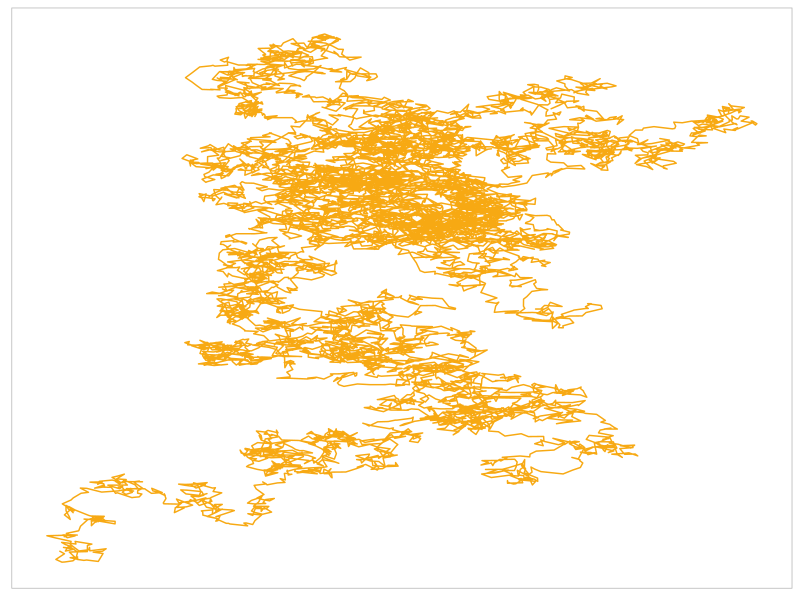
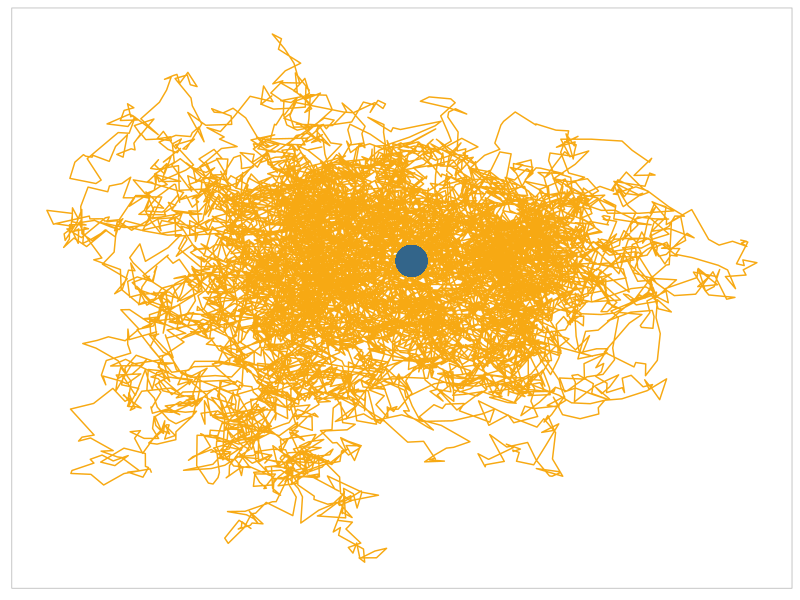
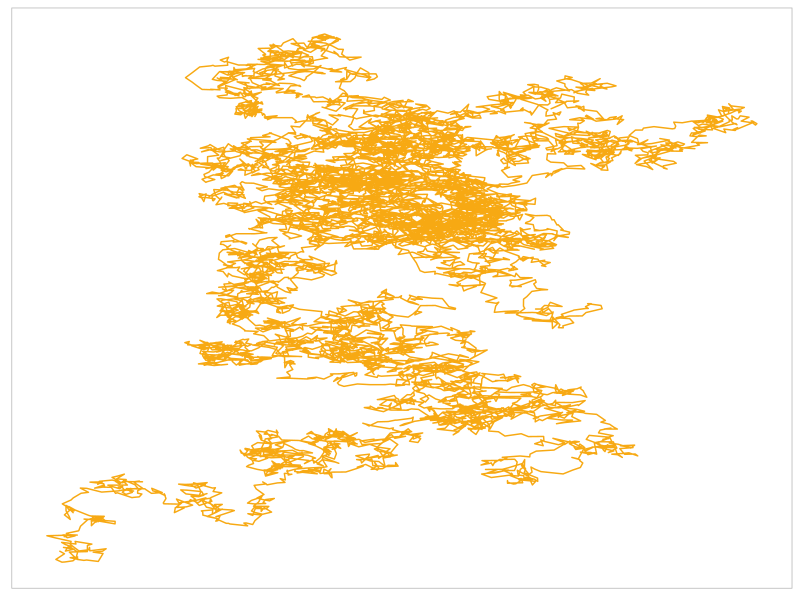
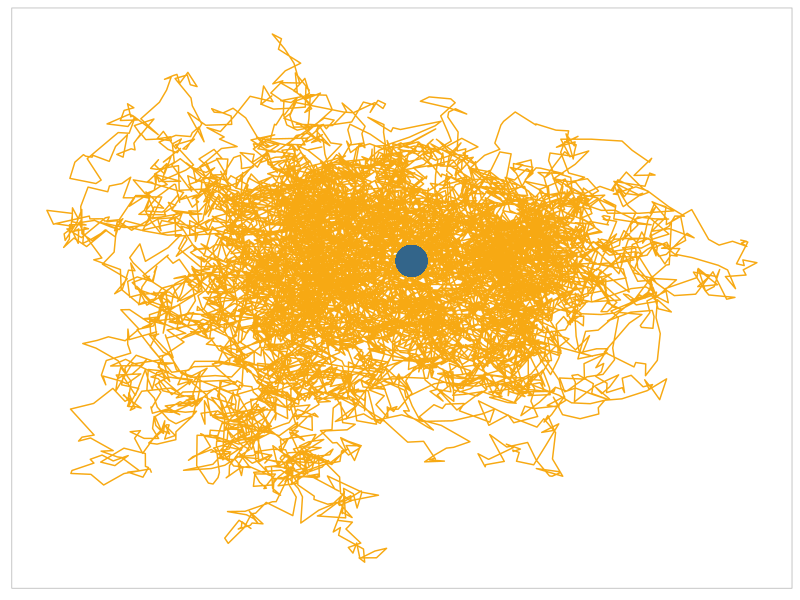

The R source for these figures, in order:
library(tidyverse)

set.seed(123)

dta <- tibble(x =cumsum(rnorm(1e4, mean = 0, sd=0.1)),
       y = cumsum(rnorm(1e4, mean = 0, sd=0.1))) 
p <- dta %>% ggplot() +
  geom_path(aes(x=x,y=y), col = "#F7A913") +
  theme_light() +
  theme(axis.title=element_blank(),
        axis.text=element_blank(),
        axis.ticks=element_blank(),
        panel.background = element_rect(color = "transparent",fill = "transparent"), # bg of the panel
        plot.background = element_rect(fill = "transparent", color = NA), # bg of the plot
        panel.grid.major = element_blank(), # get rid of major grid
        panel.grid.minor = element_blank(), # get rid of minor grid
        legend.background = element_rect(fill = "transparent"), # get rid of legend bg
        legend.box.background = element_rect(fill = "transparent") ) 

p

ggsave(filename = "bm.png", units = "cm", width = 20, height = 20, bg = "transparent")


mux <- 1
muy <- 1
rho = 0.995
X0 <- -1
Y0 <- -1
dta <- tibble(x=rep(X0, 1e4),
              y=rep(Y0, 1e4))
epsx <- rnorm(1e4)
epsy <- rnorm(1e4)

for( i in 2:1e4){
  dta$x[i]  <- mux + rho*(dta$x[i-1] -mux) + 0.1*epsx[i]
  dta$y[i]  <- muy + rho*(dta$y[i-1] -muy) + 0.1*epsy[i]
}

p <- dta %>% ggplot() +
  geom_path(aes(x=x,y=y), col = "#F7A913") +
  theme_light() +
  theme(axis.title=element_blank(),
        axis.text=element_blank(),
        axis.ticks=element_blank(),
        panel.background = element_rect(fill = "transparent"), # bg of the panel
        plot.background = element_rect(fill = "transparent", color = NA), # bg of the plot
        panel.grid.major = element_blank(), # get rid of major grid
        panel.grid.minor = element_blank(), # get rid of minor grid
        legend.background = element_rect(fill = "transparent"), # get rid of legend bg
        legend.box.background = element_rect(fill = "transparent") ) + # get rid of legend panel bg
  geom_point(aes(x=mux, y=muy), col = "#33658A", size = 10)
p

ggsave(filename = "ou.png", units = "cm", width = 20, height = 20, bg = "transparent")
